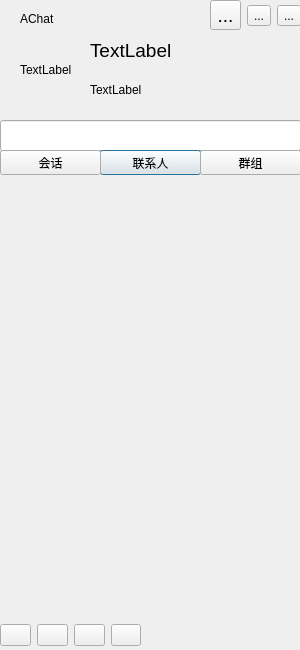
<?xml version="1.0" encoding="UTF-8"?>
<ui version="4.0">
 <class>FriendList</class>
 <widget class="QDialog" name="FriendList">
  <property name="geometry">
   <rect>
    <x>0</x>
    <y>0</y>
    <width>300</width>
    <height>650</height>
   </rect>
  </property>
  <property name="minimumSize">
   <size>
    <width>300</width>
    <height>650</height>
   </size>
  </property>
  <property name="maximumSize">
   <size>
    <width>300</width>
    <height>650</height>
   </size>
  </property>
  <property name="windowTitle">
   <string>Dialog</string>
  </property>
  <widget class="QLineEdit" name="searchLineEdit">
   <property name="geometry">
    <rect>
     <x>0</x>
     <y>120</y>
     <width>301</width>
     <height>31</height>
    </rect>
   </property>
  </widget>
  <widget class="QPushButton" name="contactsBtn">
   <property name="geometry">
    <rect>
     <x>100</x>
     <y>150</y>
     <width>101</width>
     <height>25</height>
    </rect>
   </property>
   <property name="text">
    <string>联系人</string>
   </property>
  </widget>
  <widget class="QLabel" name="signatureLabel">
   <property name="geometry">
    <rect>
     <x>90</x>
     <y>80</y>
     <width>181</width>
     <height>20</height>
    </rect>
   </property>
   <property name="font">
    <font>
     <pointsize>9</pointsize>
    </font>
   </property>
   <property name="text">
    <string>TextLabel</string>
   </property>
  </widget>
  <widget class="QLabel" name="nickNameLabel">
   <property name="geometry">
    <rect>
     <x>90</x>
     <y>30</y>
     <width>171</width>
     <height>41</height>
    </rect>
   </property>
   <property name="font">
    <font>
     <pointsize>14</pointsize>
    </font>
   </property>
   <property name="text">
    <string>TextLabel</string>
   </property>
  </widget>
  <widget class="QLabel" name="headImgLabel">
   <property name="geometry">
    <rect>
     <x>20</x>
     <y>40</y>
     <width>60</width>
     <height>60</height>
    </rect>
   </property>
   <property name="minimumSize">
    <size>
     <width>60</width>
     <height>60</height>
    </size>
   </property>
   <property name="maximumSize">
    <size>
     <width>60</width>
     <height>60</height>
    </size>
   </property>
   <property name="text">
    <string>TextLabel</string>
   </property>
  </widget>
  <widget class="QStackedWidget" name="stackWidget">
   <property name="geometry">
    <rect>
     <x>0</x>
     <y>180</y>
     <width>301</width>
     <height>441</height>
    </rect>
   </property>
   <property name="currentIndex">
    <number>2</number>
   </property>
   <widget class="QWidget" name="ContactPage"/>
   <widget class="QWidget" name="ChatPage"/>
   <widget class="QWidget" name="GroupPage"/>
  </widget>
  <widget class="QPushButton" name="chatBtn">
   <property name="geometry">
    <rect>
     <x>0</x>
     <y>150</y>
     <width>101</width>
     <height>25</height>
    </rect>
   </property>
   <property name="text">
    <string>会话</string>
   </property>
  </widget>
  <widget class="QPushButton" name="groupBtn">
   <property name="geometry">
    <rect>
     <x>200</x>
     <y>150</y>
     <width>101</width>
     <height>25</height>
    </rect>
   </property>
   <property name="text">
    <string>群组</string>
   </property>
  </widget>
  <widget class="QWidget" name="horizontalLayoutWidget">
   <property name="geometry">
    <rect>
     <x>210</x>
     <y>0</y>
     <width>91</width>
     <height>31</height>
    </rect>
   </property>
   <layout class="QHBoxLayout" name="horizontalLayout">
    <item>
     <widget class="QToolButton" name="optionBtn">
      <property name="font">
       <font>
        <pointsize>14</pointsize>
       </font>
      </property>
      <property name="toolTip">
       <string>选项</string>
      </property>
      <property name="styleSheet">
       <string notr="true">/* 设置按钮的属性 */
QPushButton[objectName=&quot;menuPushButton&quot;] {
border:0px; /*取消按钮边界，使按钮透明*/
color:white;
}
QPushButton[objectName=&quot;menuPushButton&quot;]:hover {
image:url(:/image/menu_hover.png);/*鼠标放上去是显示的效果*/
}</string>
      </property>
      <property name="text">
       <string>...</string>
      </property>
      <property name="icon">
       <iconset>
        <normaloff>../../文档/QT download/QQ_Manager-master/image/right_on_menu.png</normaloff>../../文档/QT download/QQ_Manager-master/image/right_on_menu.png</iconset>
      </property>
     </widget>
    </item>
    <item>
     <widget class="QToolButton" name="minBtn">
      <property name="toolTip">
       <string>最小化</string>
      </property>
      <property name="styleSheet">
       <string notr="true">/* 设置按钮的属性 */

QToolButton[objectName=&quot;miniButton&quot;] {
border:0px; /*取消按钮边界，使按钮透明*/
color:white;
}
QToolButton[objectName=&quot;miniButton&quot;]:hover {
image:url(:/image/menu_hover.png);/*鼠标放上去是显示的效果*/
}</string>
      </property>
      <property name="text">
       <string>...</string>
      </property>
      <property name="icon">
       <iconset resource="resource.qrc">
        <normaloff>:/Img/picture/minWindow.png</normaloff>:/Img/picture/minWindow.png</iconset>
      </property>
     </widget>
    </item>
    <item>
     <widget class="QToolButton" name="closeBtn">
      <property name="toolTip">
       <string>关闭</string>
      </property>
      <property name="styleSheet">
       <string notr="true">/* 设置按钮的属性 */

QToolButton[objectName=&quot;exitButton&quot;] {
border:0px; /*取消按钮边界，使按钮透明*/
color:white;
}
QToolButton[objectName=&quot;exitButton&quot;]:hover {
image:url(:/image/menu_hover.png);/*鼠标放上去是显示的效果*/
}</string>
      </property>
      <property name="text">
       <string>...</string>
      </property>
      <property name="icon">
       <iconset>
        <normaloff>../../文档/QT download/QQ_Manager-master/image/right_on_exit.png</normaloff>../../文档/QT download/QQ_Manager-master/image/right_on_exit.png</iconset>
      </property>
     </widget>
    </item>
   </layout>
  </widget>
  <widget class="QWidget" name="horizontalLayoutWidget_3">
   <property name="geometry">
    <rect>
     <x>0</x>
     <y>620</y>
     <width>141</width>
     <height>31</height>
    </rect>
   </property>
   <layout class="QHBoxLayout" name="horizontalLayout_3">
    <item>
     <widget class="QPushButton" name="ImgThemeBtn">
      <property name="toolTip">
       <string>图片主题</string>
      </property>
      <property name="text">
       <string/>
      </property>
     </widget>
    </item>
    <item>
     <widget class="QPushButton" name="addGroupBtn">
      <property name="toolTip">
       <string>添加群聊</string>
      </property>
      <property name="text">
       <string/>
      </property>
     </widget>
    </item>
    <item>
     <widget class="QPushButton" name="addFrdBtn">
      <property name="toolTip">
       <string>添加好友</string>
      </property>
      <property name="text">
       <string/>
      </property>
     </widget>
    </item>
    <item>
     <widget class="QPushButton" name="colorThemeBtn">
      <property name="toolTip">
       <string>颜色主题</string>
      </property>
      <property name="text">
       <string/>
      </property>
     </widget>
    </item>
   </layout>
  </widget>
  <widget class="QLabel" name="Titlelabel">
   <property name="geometry">
    <rect>
     <x>20</x>
     <y>10</y>
     <width>41</width>
     <height>17</height>
    </rect>
   </property>
   <property name="text">
    <string>AChat</string>
   </property>
  </widget>
  <widget class="QLabel" name="cloudLabel">
   <property name="geometry">
    <rect>
     <x>220</x>
     <y>36</y>
     <width>61</width>
     <height>60</height>
    </rect>
   </property>
   <property name="styleSheet">
    <string notr="true">border:0px; /*取消按钮边界，使按钮透明*/
color:white;</string>
   </property>
   <property name="text">
    <string/>
   </property>
   <property name="pixmap">
    <pixmap resource="resource.qrc">:/Img/picture/cloud.jpg</pixmap>
   </property>
   <property name="scaledContents">
    <bool>true</bool>
   </property>
  </widget>
 </widget>
 <resources>
  <include location="resource.qrc"/>
 </resources>
 <connections/>
</ui>
